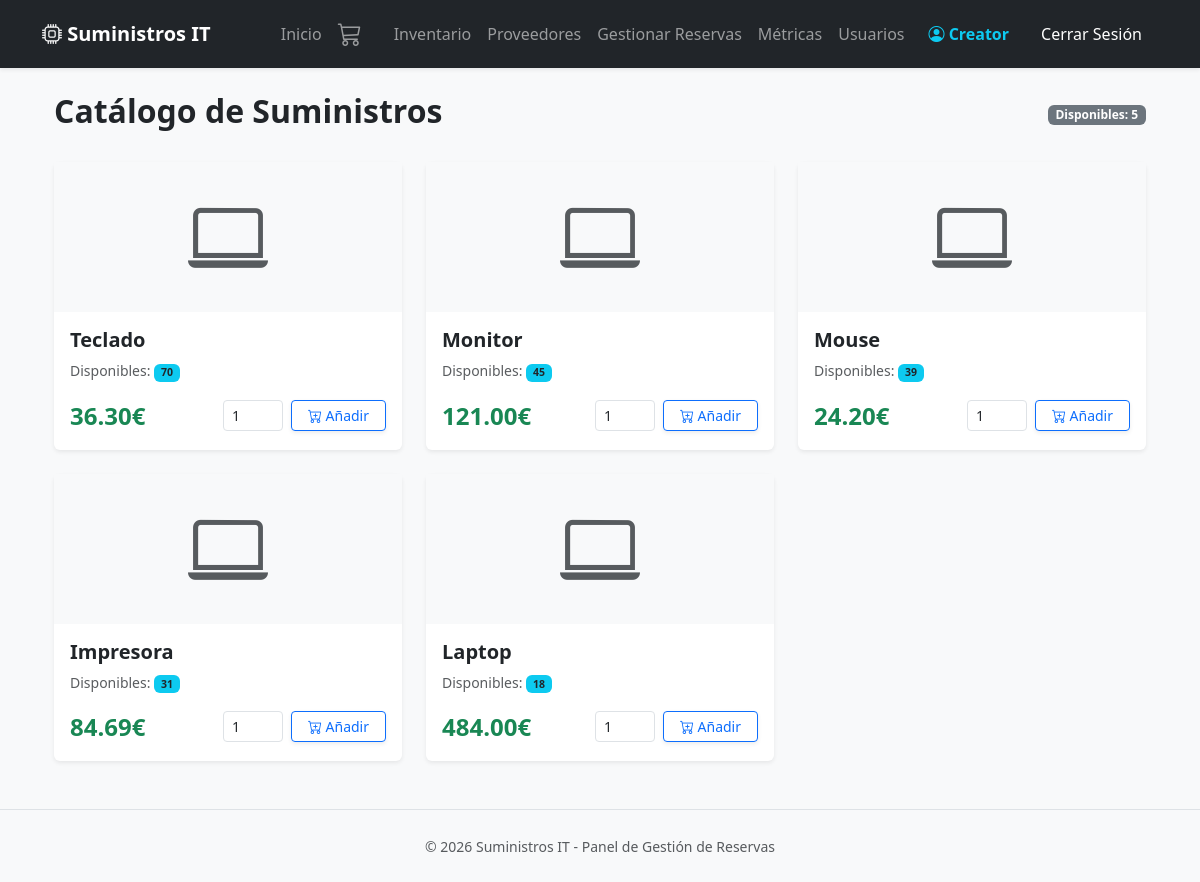
The page /catalogo (signed in) on the database its author committed.
### models.py (models this page shows, shortened)
class Usuario(db.Model, UserMixin):
    id = db.Column(db.Integer, primary_key=True)
    username = db.Column(db.String(50), unique=True, nullable=False)
    password = db.Column(db.String(200), nullable=False)
    rol = db.Column(db.String(20), default='cliente')
    activo = db.Column(db.Boolean, default=True)

class Producto(db.Model):
    id = db.Column(db.Integer, primary_key=True)
    nombre = db.Column(db.String(100), nullable=False)
    descripcion = db.Column(db.Text)
    precio_coste = db.Column(db.Float, nullable=False)
    precio_venta = db.Column(db.Float, nullable=False)
    cantidad_actual = db.Column(db.Integer, default=0)
    stock_maximo = db.Column(db.Integer, default=100)
    referencia = db.Column(db.String(50))
    ubicacion = db.Column(db.String(100))
    proveedor_id = db.Column(db.Integer, db.ForeignKey('proveedor.id'))

### main.py (the view)
    @app.route('/catalogo')
    @login_required
    def ver_catalogo():
        productos_en_stock = Producto.query.filter(Producto.cantidad_actual > 0).all()
        return render_template('catalogo.html', productos=productos_en_stock)

### templates/catalogo.html
{% extends 'base.html' %}
{% block content %}
<div class="container mt-4">
    <div class="d-flex justify-content-between align-items-center mb-4">
        <h2 class="fw-bold text-dark">Catálogo de Suministros</h2>
        <span class="badge bg-secondary">Disponibles: {{ productos|length }}</span>
    </div>
    <div class="row row-cols-1 row-cols-md-3 g-4">
        {% for p in productos %}
        <div class="col">
            <div class="card h-100 shadow-sm border-0">
                <div class="bg-light d-flex align-items-center justify-content-center" style="height: 150px;">
                    <i class="bi bi-laptop display-1 text-muted"></i>
                </div>
                <div class="card-body">
                    <h5 class="card-title fw-bold">{{ p.nombre }}</h5>
                    <p class="card-text text-muted small">
                        Disponibles: <span class="badge bg-info text-dark">{{ p.cantidad_actual }}</span>
                    </p>
                    <div class="d-flex justify-content-between align-items-center">
                        <span class="fs-4 fw-bold text-success">{{ "%.2f"|format(p.precio_venta) }}€</span>
                        <form action="{{ url_for('anadir_al_carrito', producto_id=p.id) }}" method="POST" class="d-flex align-items-center">
                            <input type="number" name="cantidad" value="1" min="1" max="{{ p.cantidad_actual }}"
                                   class="form-control form-control-sm me-2" style="width: 60px;">
                            <button type="submit" class="btn btn-outline-primary px-3 shadow-sm btn-sm">
                                <i class="bi bi-cart-plus"></i> Añadir
                            </button>
                        </form>
                    </div>
                </div>
            </div>
        </div>
        {% endfor %}
    </div>
</div>
{% endblock %}

### templates/base.html (shortened to what this page needs)
<!DOCTYPE html>
<html lang="es">
<head>
    <link href="https://cdn.jsdelivr.net/npm/bootstrap@5.3.0/dist/css/bootstrap.min.css" rel="stylesheet">
    <link rel="stylesheet" href="https://cdn.jsdelivr.net/npm/bootstrap-icons@1.11.0/font/bootstrap-icons.css">
</head>
<body class="bg-light">
    <nav class="navbar navbar-expand-lg navbar-dark bg-dark mb-4 shadow-sm">
        <div class="container">
            <a class="navbar-brand fw-bold" href="{{ url_for('index') }}">
                <i class="bi bi-cpu"></i> Suministros IT
            </a>
            <div class="collapse navbar-collapse" id="navbarNav">
                <div class="navbar-nav ms-auto align-items-center">
                    <a class="nav-link" href="{{ url_for('index') }}">Inicio</a>
                    {% if current_user.is_authenticated %}
                        <a class="nav-link position-relative me-3" href="{{ url_for('ver_carrito') }}" title="Ver mi carrito">
                            <i class="bi bi-cart3 fs-4"></i>
                        </a>
                        {% if current_user.rol == 'admin' %}
                            <a class="nav-link" href="{{ url_for('inventario') }}">Inventario</a>
                            <a class="nav-link" href="{{ url_for('ver_proveedores') }}">Proveedores</a>
                            <a class="nav-link" href="{{ url_for('panel_admin_reservas') }}">Gestionar Reservas</a>
                            <a class="nav-link" href="{{ url_for('dashboard') }}">Métricas</a>
                            <a class="nav-link" href="{{ url_for('ver_usuarios') }}">Usuarios</a>
                        {% elif current_user.rol == 'cliente' %}
                            <a class="nav-link" href="{{ url_for('ver_catalogo') }}">Catálogo</a>
                            <a class="nav-link" href="{{ url_for('pedidos_clientes') }}">Mis Reservas</a>
                        {% endif %}
                        <span class="navbar-text ms-3 me-2 text-info fw-semibold">
                            <i class="bi bi-person-circle"></i> {{ current_user.username }}
                        </span>
                        <a class="nav-link btn btn-outline-danger btn-sm text-white px-3 ms-2" href="{{ url_for('logout') }}">
                            Cerrar Sesión
                        </a>
                    {% else %}
                        <a class="nav-link" href="{{ url_for('login') }}">Iniciar Sesión</a>
                        <a class="nav-link btn btn-primary btn-sm text-white px-3 ms-2" href="{{ url_for('registro') }}">Registrarse</a>
                    {% endif %}
                </div>
            </div>
        </div>
    </nav>
    <div class="container">
        {% block content %}{% endblock %}
    </div>
    <footer class="text-center py-4 mt-5 text-muted border-top">
        <small>&copy; 2026 Suministros IT - Panel de Gestión de Reservas</small>
    </footer>
</body>
</html>

### rows shown on the page
Usuario: username "Creator"
Producto: nombre "Teclado", cantidad_actual "70", precio_venta "36.30"
Producto: nombre "Monitor", cantidad_actual "45", precio_venta "121.00"
Producto: nombre "Mouse", cantidad_actual "39", precio_venta "24.20"
Producto: nombre "Impresora", cantidad_actual "31", precio_venta "84.69"
Producto: nombre "Laptop", cantidad_actual "18", precio_venta "484.00"

### other values the page prints
{{ productos|length }} "5"
